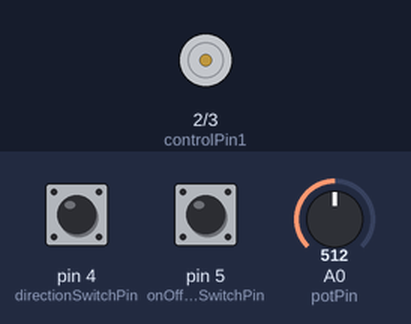
Simulated run of this sketch. Board: Arduino Uno, built with avr-gcc and run on an emulated ATmega328P. On the bench: motor-driver pin pairs drawn as motors (green arrow = first pin HIGH = forward, orange = second pin HIGH = backward, longer = more drive, scaled by the enable pin). The test bench sets the inputs (shaded band); at power-on: pin 4 (directionSwitchPin) LOW, pin 5 (onOffSwitchStateSwitchPin) LOW, A0 (potPin) = 512.

Above: at 1.2 s.
1.3 s: pin 4 (directionSwitchPin) pulled HIGH for 0.15 s
2.9 s: pin 5 (onOffSwitchStateSwitchPin) pulled HIGH for 0.15 s
At 3.9 s:
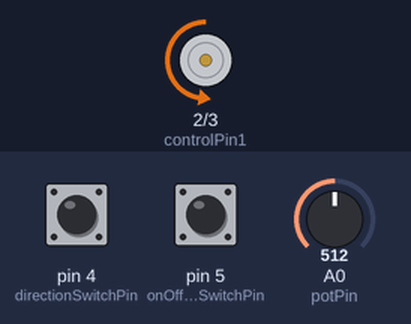
4.5 s: A0 (potPin) set to 716
At 5.1 s:
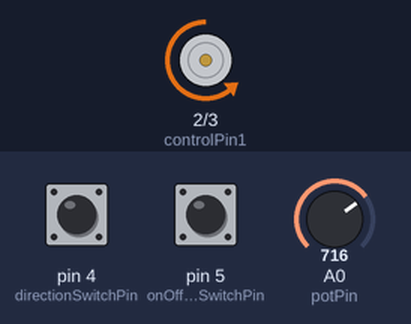
6.0 s: A0 (potPin) set to 900
At 6.3 s:
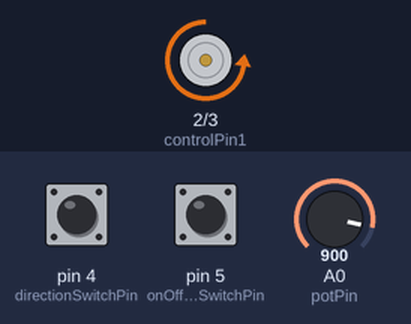
7.5 s: pin 4 (directionSwitchPin) pulled HIGH for 1 s
At 8.6 s:
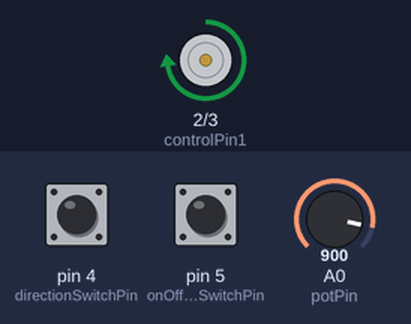
10.0 s: A0 (potPin) set to 511
At 10.5 s:
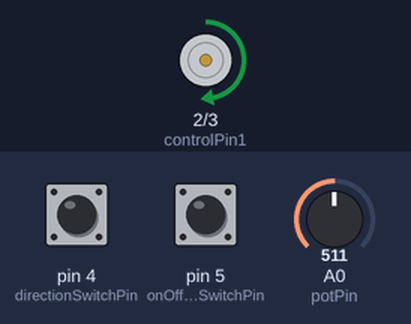
Timing chart, 0 to 12.5 s (numbered marks = the images above; inputs shaded):
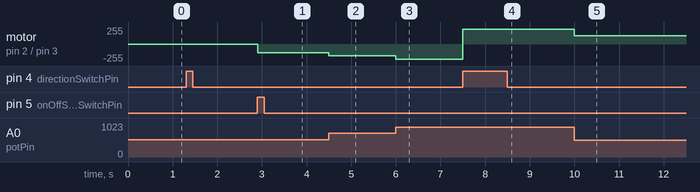

The sketch:

Fan_Arduino.ino
```cpp
const int controlPin1 = 2;
const int controlPin2 = 3;
const int enablePin = 9;
const int directionSwitchPin = 4;
const int onOffSwitchStateSwitchPin = 5;
const int potPin = A0;

int onOffSwitchState = 0;
int previousOnOffSwitchState = 0;
int directionSwitchState = 0;
int previousDirectionSwitchState = 0;

int motorEnabled = 0;
int motorSpeed = 0;
int motorDirection = 1;


void setup() {
  pinMode(directionSwitchPin, INPUT);
  pinMode(onOffSwitchStateSwitchPin, INPUT);
  pinMode(controlPin1, OUTPUT);
  pinMode(controlPin2, OUTPUT);
  pinMode(enablePin, OUTPUT);

  digitalWrite(enablePin, LOW);
}

void loop() {
  onOffSwitchState = digitalRead(onOffSwitchStateSwitchPin);
  delay(1);
  directionSwitchState = digitalRead(directionSwitchPin);
  motorSpeed = analogRead(potPin)/4;

  if(onOffSwitchState != previousOnOffSwitchState){
    if(onOffSwitchState == HIGH) {
      motorEnabled = !motorEnabled;
    }
  }

  if(directionSwitchState != previousDirectionSwitchState) {
    if(directionSwitchState == HIGH) {
      motorDirection = !motorDirection;
    }
  }

  if(motorDirection == 1) {
    digitalWrite(controlPin1, HIGH);
    digitalWrite(controlPin2, LOW);
  } else{
    digitalWrite(controlPin1, LOW);
    digitalWrite(controlPin2, HIGH);
  }

  if(motorEnabled == 1) {
    analogWrite(enablePin, motorSpeed);
  } else {
    analogWrite(enablePin, 0);
  }

  previousDirectionSwitchState = directionSwitchState;
  previousOnOffSwitchState = onOffSwitchState;
}
```

Measured:
- after the input at 2.9 s, motor on pin 2 (controlPin1) / pin 3 (controlPin2): stopped → backward 128/255 at once
- after the input at 4.5 s, motor on pin 2 (controlPin1) / pin 3 (controlPin2): backward 128/255 → backward 179/255 at once
- after the input at 6.0 s, motor on pin 2 (controlPin1) / pin 3 (controlPin2): backward 179/255 → backward 225/255 at once
- after the input at 7.5 s, motor on pin 2 (controlPin1) / pin 3 (controlPin2): backward 225/255 → forward 225/255 at once
- after the input at 10.0 s, motor on pin 2 (controlPin1) / pin 3 (controlPin2): forward 225/255 → forward 127/255 at once
